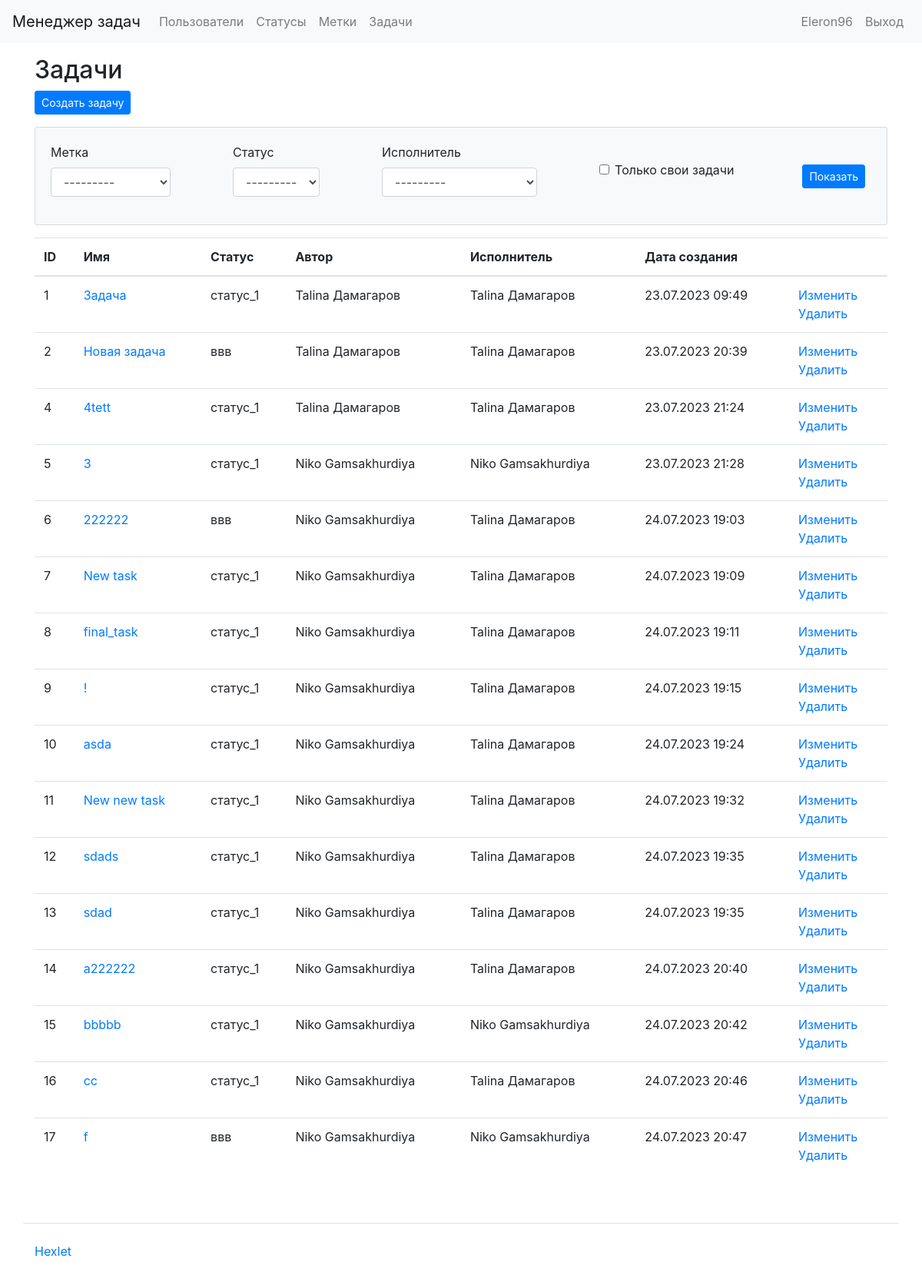
The page /tasks/ (signed in) on the database as committed earlier.
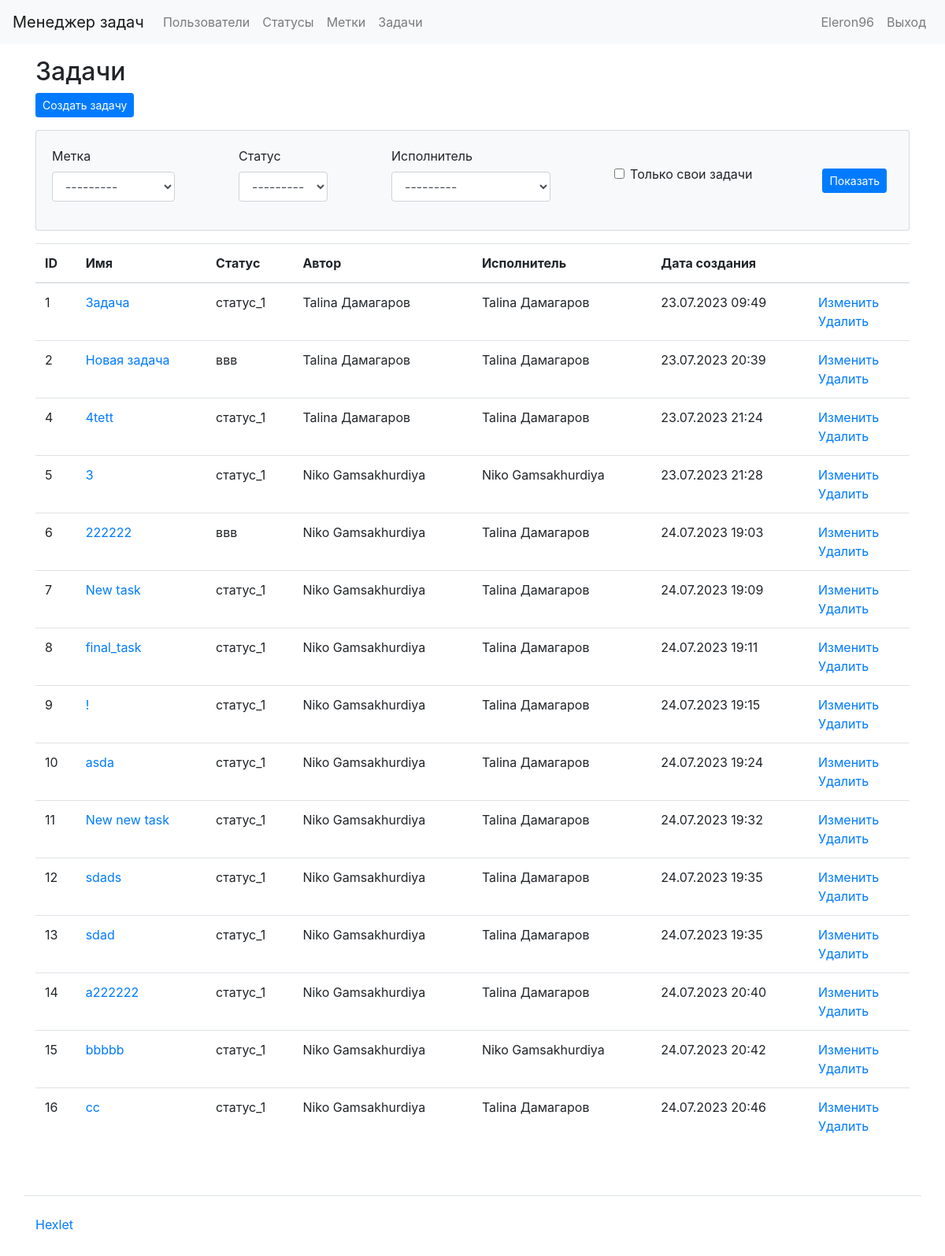
The same page on the database as committed later.
### task_manager/tasks/models.py (models this page shows, shortened)
class Task(models.Model):
    name = models.CharField(max_length=100, verbose_name=_('Name'))
    description = models.TextField(verbose_name=_('Description'))
    status = models.ForeignKey(Status,
                               on_delete=models.CASCADE,
                               verbose_name=_('Status'))
    author = models.ForeignKey(User, on_delete=models.CASCADE,
                               related_name='author_tasks',
                               verbose_name=_('Author'))
    executor = models.ForeignKey(User, on_delete=models.CASCADE,
                                 related_name='executor_tasks',
                                 verbose_name=_('Executor'))
    labels = models.ManyToManyField(Labels, verbose_name=_('Labels'),
                                    through='TaskLabel',
                                    related_name='Tasks',
                                    blank=True)
    created_date = models.DateTimeField(auto_now_add=True)
    class Meta:
        app_label = 'tasks'

### task_manager/status/models.py (models this page shows)
class Status(models.Model):
    name = models.CharField(verbose_name=gettext_lazy('Name'), max_length=100)
    created_date = models.DateTimeField(auto_now_add=True)
    def __str__(self):
        return self.name
    class Meta:
        app_label = 'status'

### task_manager/users/models.py (models this page shows, shortened)
class User(AbstractUser):
    def __str__(self):
        return self.get_full_name()

### task_manager/tasks/views.py (the view, shortened to what this page needs)
# urls.py: path('tasks/', tasks_list, name='tasks'),
@login_required
def tasks_list(request):
    form = TaskFilterForm(request.GET or None)
    tasks = TaskModel.objects.all()
    statuses = Status.objects.all()
    context = {'form': form, 'tasks': tasks,
               'task_statuses': statuses}
    return render(request, 'tasks/tasks.html', context)

### task_manager/tasks/forms.py
class TaskFilterForm(forms.Form):
    status = forms.ModelChoiceField(queryset=Status.objects.all(),
                                    required=False, label=_('Status'))
    executor = forms.ModelChoiceField(queryset=User.objects.all(),
                                      required=False, label=_('Executor'))
    label = forms.ModelChoiceField(queryset=Labels.objects.all(),
                                   required=False, label=_('Label'))
    my_tasks = forms.BooleanField(required=False, label=_('My tasks'))

### task_manager/labels/models.py (called while the page is built)
    def __str__(self):
        return self.name

### task_manager/templates/tasks/tasks.html (shortened to what this page needs)
{% extends "base.html" %}
{% load i18n %}
{% load bootstrap4 %}
{% block content %}
  <h2>{% trans "Tasks" %}</h2>
  <div class="mb-3">
    <a href="{% url 'create_tasks' %}" class="btn btn-primary btn-sm">{% trans "Create Task" %}</a>
  </div>
  <div class="card mb-3 card-body bg-light">
    <form method="GET" class="d-flex flex-row align-items-center justify-content-between flex-wrap">
      {% bootstrap_field form.label %}
        {% bootstrap_field form.status %}
        {% bootstrap_field form.executor %}
        {% bootstrap_field form.my_tasks %}
      <div class="p-2">
        <input class="btn btn-primary btn-sm" type="submit" value="{% trans 'Show' %}">
      </div>
    </form>
  </div>
  <table class="table">
    <thead>
      <tr>
        <th scope="col">{% trans "id" %}</th>
        <th scope="col">{% trans "Name" %}</th>
        <th scope="col">{% trans "Status" %}</th>
        <th scope="col">{% trans "Author" %}</th>
        <th scope="col">{% trans "Executor" %}</th>
        <th scope="col">{% trans "Creation date" %}</th>
        <th scope="col"></th>
      </tr>
    </thead>
    <tbody>
      {% for task in tasks %}
      <tr>
        <td>{{ task.id }}</td>
        <td><a href="{% url 'tasks_details' task.pk %}">{{ task.name }}</a></td>
        <td>{{ task.status.name }}</td>
        <td>{{ task.author }}</td>
        <td>{{ task.executor }}</td>
        <td>{{ task.created_date|date:"d.m.Y H:i" }}</td>
        <td>
          <a href="{% url 'edit_tasks' task.id %}">{% trans "Edit" %}</a>
          <br>
          <a href="{% url 'delete_tasks' task.id %}">{% trans "Delete" %}</a>
        </td>
      </tr>
      {% endfor %}
    </tbody>
  </table>
{% endblock %}

Rows that differ between the two databases and show on the page:
removed Task: id "17", name "f", status.name "ввв", author "Niko Gamsakhurdiya", executor "Niko Gamsakhurdiya", created_date "24.07.2023 20:47"
